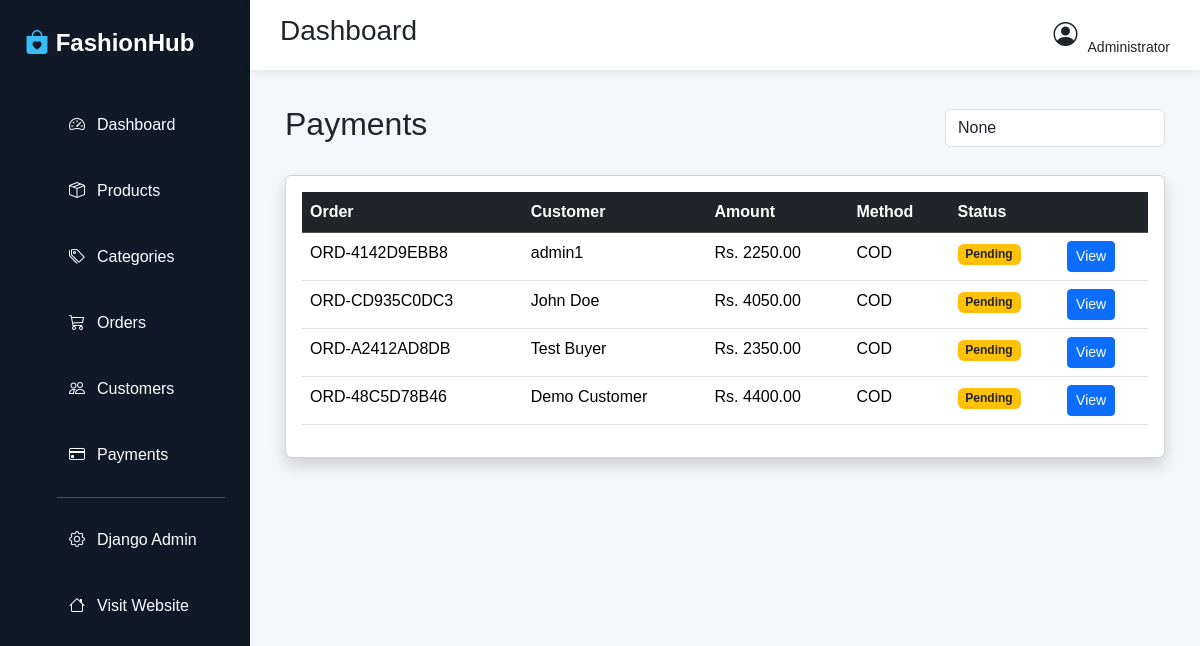
/dashboard/payments/, run on an earlier commit of the app's database.
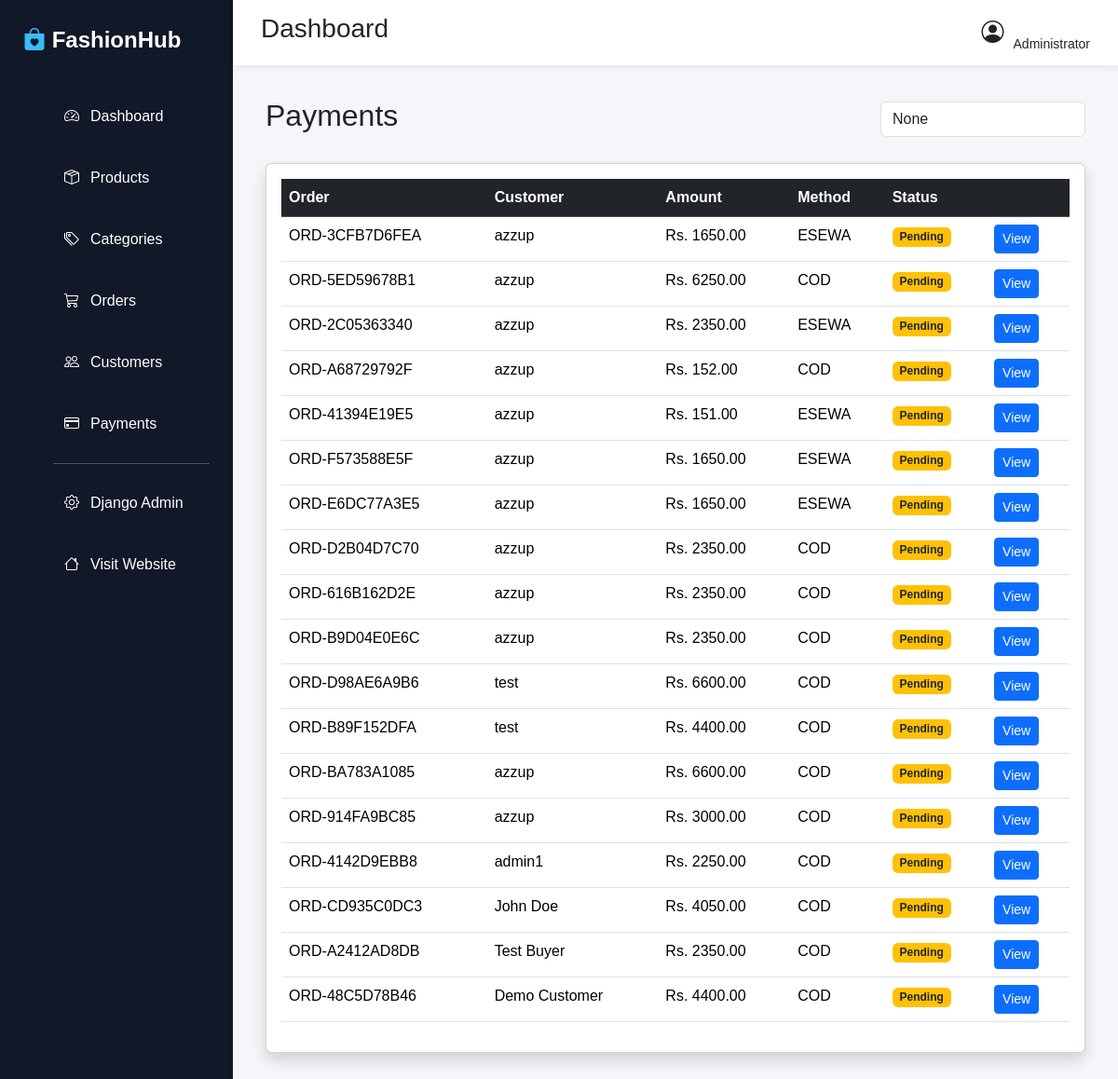
And on a later commit of the database.
### orders/models.py (models this page shows, shortened)
class Order(models.Model):
    PAYMENT_METHOD_CHOICES = (
        ('COD', 'Cash on Delivery'),
    )
    PAYMENT_STATUS_CHOICES = (
        ('Pending', 'Pending (Pay on Delivery)'),
        ('Paid', 'Paid'),
    )
    STATUS_CHOICES = (
        ('Pending', 'Pending'),
        ('Processing', 'Processing'),
        ('Shipped', 'Shipped'),
        ('Delivered', 'Delivered'),
        ('Cancelled', 'Cancelled'),
    )
    user = models.ForeignKey(
        User,
        on_delete=models.SET_NULL,
        null=True,
        blank=True,
        related_name='orders'
    )
    order_number = models.CharField(max_length=50, unique=True, editable=False)
    full_name = models.CharField(max_length=100)
    email = models.EmailField()
    phone = models.CharField(max_length=20)
    address_line1 = models.CharField(max_length=255)
    address_line2 = models.CharField(max_length=255, blank=True, null=True)
    city = models.CharField(max_length=100)
    state = models.CharField(max_length=100)
    postal_code = models.CharField(max_length=20)
    total_amount = models.DecimalField(max_digits=10, decimal_places=2)
    shipping_fee = models.DecimalField(max_digits=10, decimal_places=2, default=0.00)
    grand_total = models.DecimalField(max_digits=10, decimal_places=2)
    payment_method = models.CharField(max_length=50, choices=PAYMENT_METHOD_CHOICES, default='COD')
    payment_status = models.CharField(max_length=20, choices=PAYMENT_STATUS_CHOICES, default='Pending')
    status = models.CharField(max_length=20, choices=STATUS_CHOICES, default='Pending')
    created_at = models.DateTimeField(auto_now_add=True)
    updated_at = models.DateTimeField(auto_now=True)
    class Meta:
        ordering = ['-created_at']

### admin_dashboard/views.py (the view)
def payment_list(request):
    search = request.GET.get("search")
    payments = Order.objects.all().order_by("-created_at")
    if search:
        payments = payments.filter(
            Q(order_number__icontains=search) |
            Q(full_name__icontains=search)
        )
    return render(
        request,
        "admin_dashboard/payments/payment_list.html",
        {
            "payments": payments,
            "search": search,
        }
    )

### cart/context_processors.py (called while the page is built)
def cart_context(request):
    cart_item_count = 0
    if request.user.is_authenticated:
        cart = Cart.objects.filter(user=request.user).first()
        if cart:
            cart_item_count = sum(item.quantity for item in cart.items.all())
    return {
        'cart_item_count': cart_item_count,
    }

### admin_dashboard/templates/admin_dashboard/payments/payment_list.html
{% extends "admin_dashboard/base.html" %}
{% block content %}
<div class="d-flex justify-content-between align-items-center mb-4">
    <h2>Payments</h2>
    <form method="GET" class="w-25">
        <input
            type="text"
            class="form-control"
            name="search"
            placeholder="Search payment..."
            value="{{ search }}">
    </form>
</div>
<div class="card shadow">
<div class="card-body">
<table class="table table-hover">
<thead class="table-dark">
<tr>
<th>Order</th>
<th>Customer</th>
<th>Amount</th>
<th>Method</th>
<th>Status</th>
<th></th>
</tr>
</thead>
<tbody>
{% for payment in payments %}
<tr>
<td>{{ payment.order_number }}</td>
<td>{{ payment.full_name }}</td>
<td>Rs. {{ payment.grand_total }}</td>
<td>{{ payment.payment_method }}</td>
<td>
{% if payment.payment_status == "Paid" %}
<span class="badge bg-success">Paid</span>
{% else %}
<span class="badge bg-warning text-dark">Pending</span>
{% endif %}
</td>
<td>
<a
class="btn btn-primary btn-sm"
href="{% url 'admin_dashboard:payment_detail' payment.id %}">
View
</a>
</td>
</tr>
{% empty %}
<tr>
<td colspan="6" class="text-center">
No Payments Found
</td>
</tr>
{% endfor %}
</tbody>
</table>
</div>
</div>
{% endblock %}

What changed in the data, as far as the page shows it:
added Order: order_number "ORD-3CFB7D6FEA", full_name "azzup", grand_total "1650.00", payment_method "ESEWA", payment_status "Pending"
added Order: order_number "ORD-5ED59678B1", full_name "azzup", grand_total "6250.00", payment_method "COD", payment_status "Pending"
added Order: order_number "ORD-2C05363340", full_name "azzup", grand_total "2350.00", payment_method "ESEWA", payment_status "Pending"
added Order: order_number "ORD-A68729792F", full_name "azzup", grand_total "152.00", payment_method "COD", payment_status "Pending"
added Order: order_number "ORD-41394E19E5", full_name "azzup", grand_total "151.00", payment_method "ESEWA", payment_status "Pending"
added Order: order_number "ORD-F573588E5F", full_name "azzup", grand_total "1650.00", payment_method "ESEWA", payment_status "Pending"
added Order: order_number "ORD-E6DC77A3E5", full_name "azzup", grand_total "1650.00", payment_method "ESEWA", payment_status "Pending"
added Order: order_number "ORD-D2B04D7C70", full_name "azzup", grand_total "2350.00", payment_method "COD", payment_status "Pending"
added Order: order_number "ORD-616B162D2E", full_name "azzup", grand_total "2350.00", payment_method "COD", payment_status "Pending"
added Order: order_number "ORD-B9D04E0E6C", full_name "azzup", grand_total "2350.00", payment_method "COD", payment_status "Pending"
added Order: order_number "ORD-D98AE6A9B6", full_name "test", grand_total "6600.00", payment_method "COD", payment_status "Pending"
added Order: order_number "ORD-B89F152DFA", full_name "test", grand_total "4400.00", payment_method "COD", payment_status "Pending"
added Order: order_number "ORD-BA783A1085", full_name "azzup", grand_total "6600.00", payment_method "COD", payment_status "Pending"
added Order: order_number "ORD-914FA9BC85", full_name "azzup", grand_total "3000.00", payment_method "COD", payment_status "Pending"
